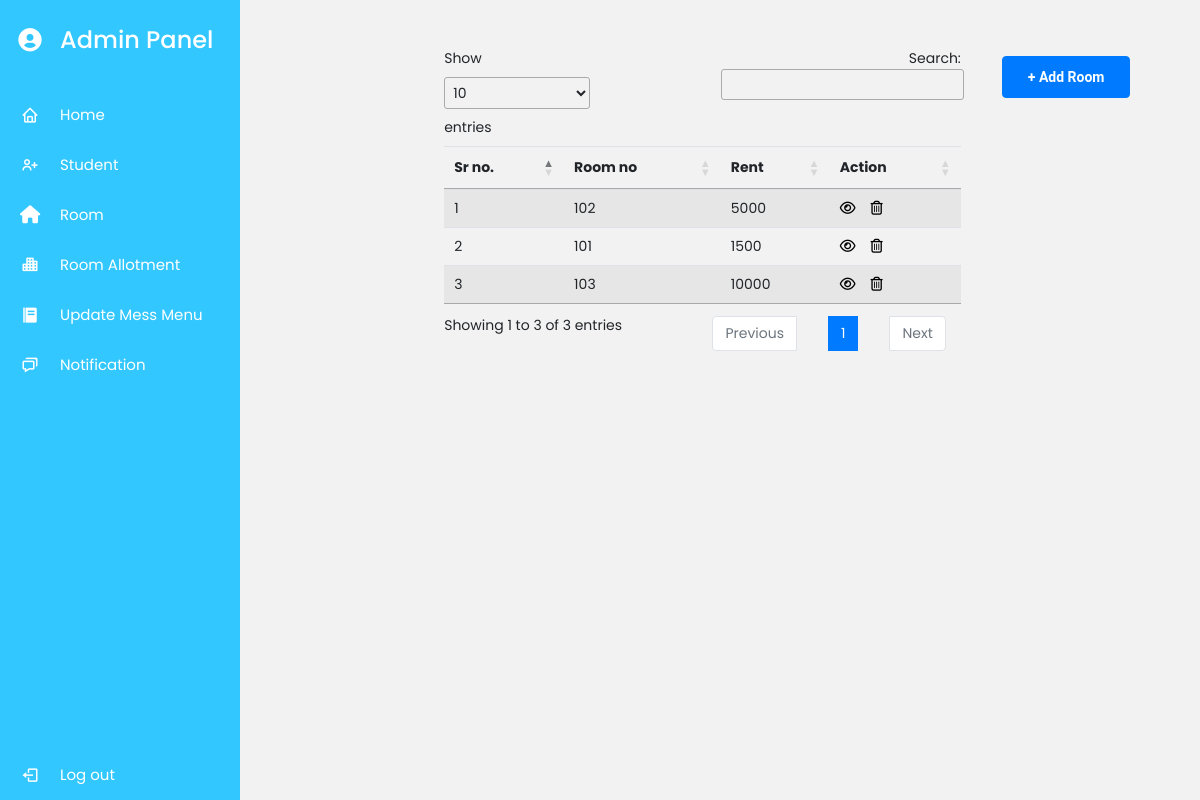
The page /room/ (signed in) on the database as committed earlier.
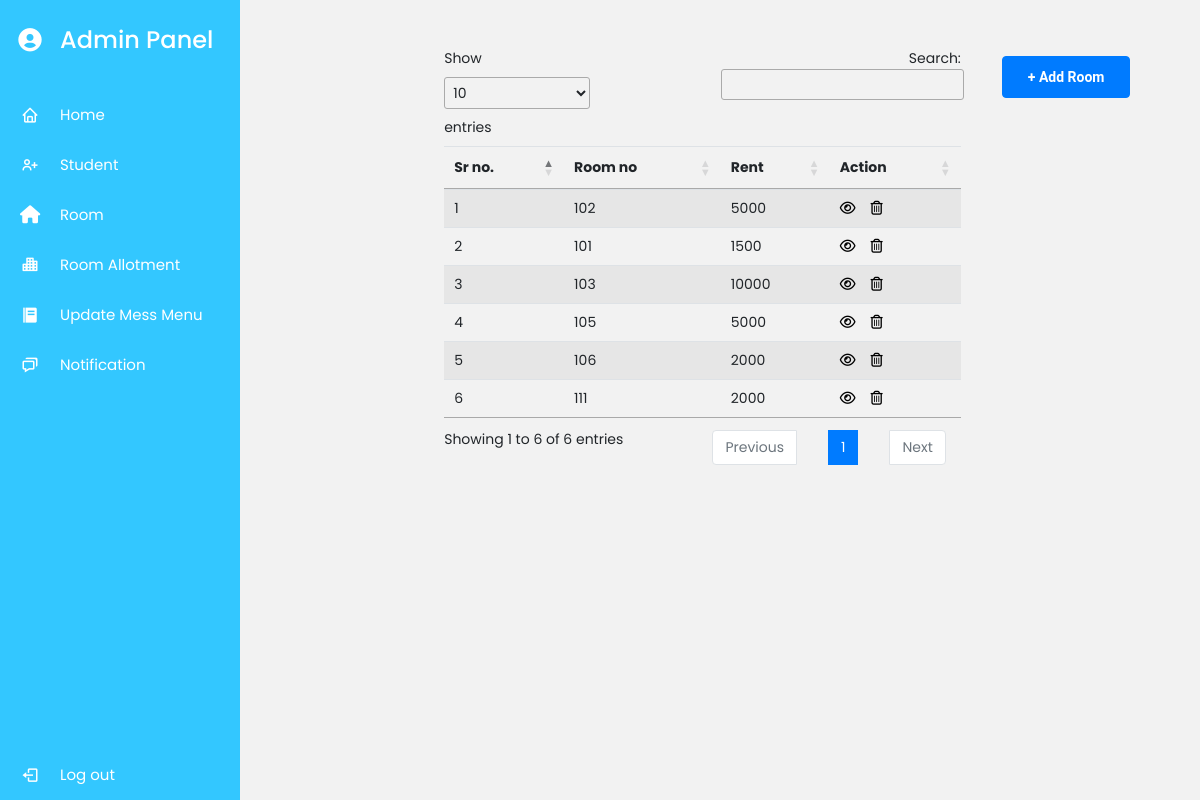
The same page on the database as committed later.
### myapp/models.py (models this page shows, shortened)
class Room(models.Model):
    Details = models.CharField(max_length=150,null=True)
    Room_no = models.CharField(max_length=5,null=True)
    Beds = models.CharField(max_length=5,null=True)
    Rent = models.CharField(max_length=5,null=True)
    Floor = models.CharField(max_length=5,null=True)
    Image = models.ImageField(upload_to='room_img',null=True)

### myapp/views.py (the view)
# urls.py: path('room/',views.view_room,name='view_room'),
def view_room(request):
    if request.user.is_superuser:
        rom = Room.objects.all()
        return render(request, "view-room.html", {'rom': rom})
    else:
        return redirect("Home")

### myapp/templates/view-room.html (shortened to what this page needs)
{% extends 'admindash.html' %}
{% block content %}
   <div class="col-lg-8">
       <div class="row justify-content-around ml-8 mt-5">
           <div class="col-lg-8">
                   <a href="{% url 'add_room' %}" class='btn btn-primary my-2  float-end' style="    position: absolute;
                   margin-left: 102%;">+ Add Room </a>
                   <table class="table table-striped" id="geniustable55" >
                        <thead>
                            <tr>
                              <th scope="col">Sr no.</th>
                              <th scope="col">Room no</th>
                              <th scope="col">Rent</th>
                              <th scope="col">Action</th>
                            </tr>
                          </thead>
                          {% if rom %}
                          <tbody>
                              {% for i in rom %}
                            <tr>
                            <td>{{forloop.counter}}</td>
                              <td>{{i.Room_no}}</td>
                              <td>{{i.Rent}}</td>
                              <td><a href="{% url 'edit_room' i.id %}" style="color:black;"><i class="fa fa-eye" aria-hidden="true"></i></a>  &nbsp&nbsp&nbsp<a href="{% url 'delete_room' i.id%}"style="color:black;"><i class="fa fa-trash-o" aria-hidden="true"onclick="return confirm('Are you sure you want to remove')"></i></a></td>
                            </tr>
                            {% endfor %}
                          </tbody>
                          {% endif %}
                        </table>
           </div>
           </div>
{% endblock content %}

Rows that differ between the two databases and show on the page:
added Room: Room_no "105", Rent "5000"
added Room: Room_no "106", Rent "2000"
added Room: Room_no "111", Rent "2000"
Other text that changed with them:
text written by a page script: "Show entries Search: Showing 1 to 3 of 3 entries Previous 1 Next" → "Show entries Search: Showing 1 to 6 of 6 entries Previous 1 Next"
